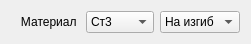
   <widget class="QWidget" name="layoutWidget_6">
    <property name="geometry">
     <rect>
      <x>20</x>
      <y>220</y>
      <width>251</width>
      <height>26</height>
     </rect>
    </property>
    <layout class="QHBoxLayout" name="horizontalLayout">
     <item>
      <widget class="QLabel" name="label_4">
       <property name="text">
        <string>   Материал</string>
       </property>
      </widget>
     </item>
     <item>
      <widget class="QComboBox" name="material_">
       <item>
        <property name="text">
         <string>Ст3</string>
        </property>
       </item>
       <item>
        <property name="text">
         <string>Ст10</string>
        </property>
       </item>
       <item>
        <property name="text">
         <string>09Г2С</string>
        </property>
       </item>
       <item>
        <property name="text">
         <string>Ст20</string>
        </property>
       </item>
       <item>
        <property name="text">
         <string>Ст20Х</string>
        </property>
       </item>
       <item>
        <property name="text">
         <string>Ст35</string>
        </property>
       </item>
       <item>
        <property name="text">
         <string>Ст40Х</string>
        </property>
       </item>
       <item>
        <property name="text">
         <string>Ст45</string>
        </property>
       </item>
      </widget>
     </item>
     <item>
      <widget class="QComboBox" name="scheme_load_">
       <item>
        <property name="text">
         <string>На изгиб</string>
        </property>
       </item>
       <item>
        <property name="text">
         <string>На срез</string>
        </property>
       </item>
      </widget>
     </item>
    </layout>
   </widget>
